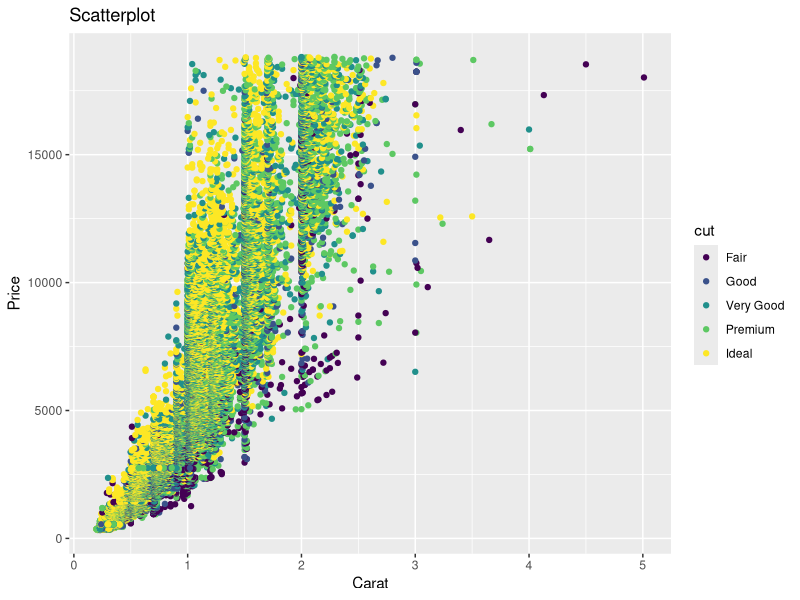

Recreate this plot in R.
## ---- chunk 1
knitr::opts_chunk$set(fig.path = "../images/")
## ---- chunk 2
library(ggplot2)
gg <- ggplot(diamonds, aes(x=carat, y=price, color=cut)) + geom_point() + labs(title="Scatterplot", x="Carat", y="Price")
print(gg)

